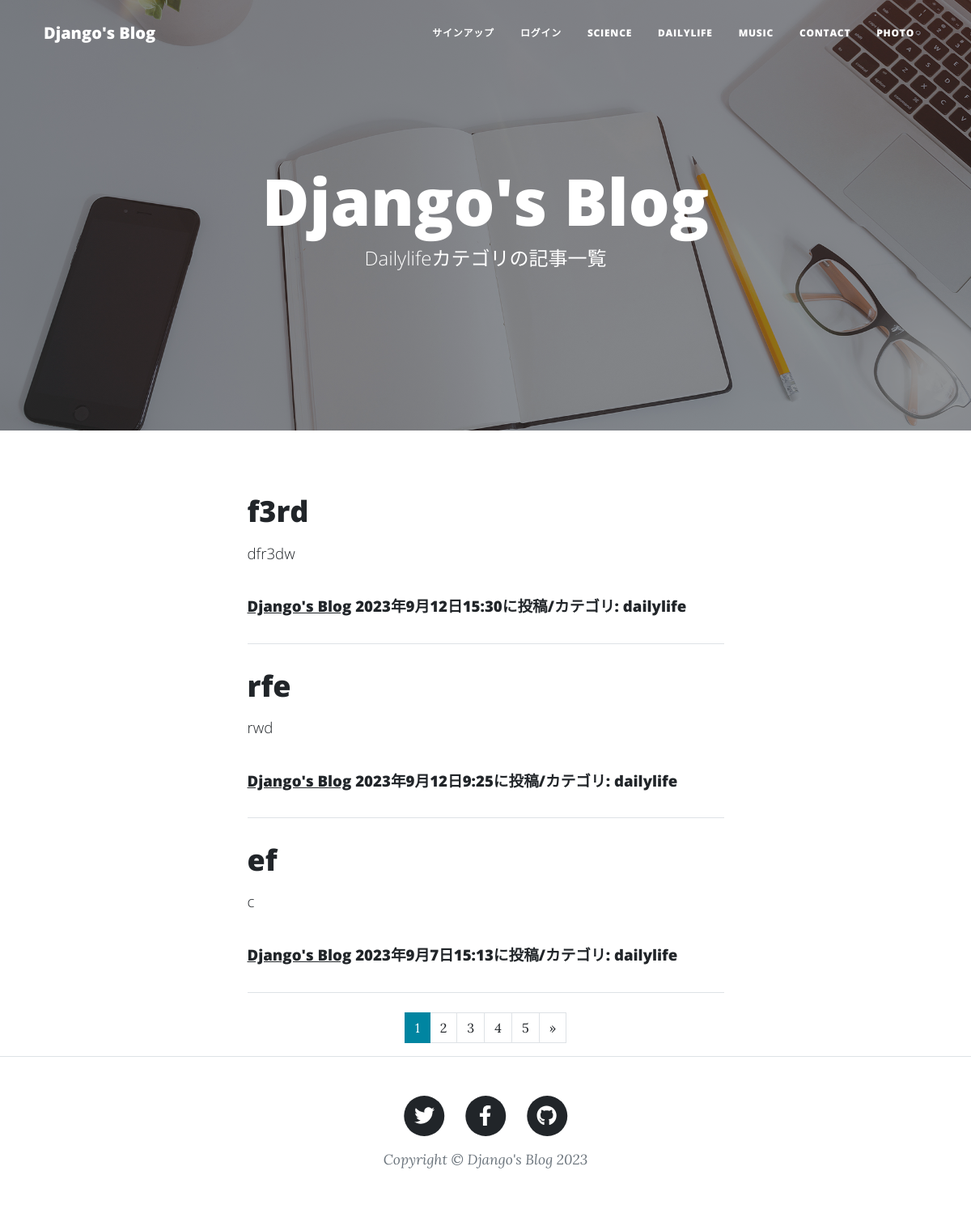
/dailylife-list/, run on the app's committed database.
### blogapp/models.py (models this page shows, shortened)
class BlogPost(models.Model):
    CATEGORY = (("science", "科学のこと"),
                ("dailylife", "日常のこと"),
                ("music", "音楽のこと"))
    user = models.ForeignKey(
        CustomUser,
        verbose_name='ユーザー',
        on_delete=models.CASCADE
        )
    title = models.CharField(
        verbose_name="タイトル",    #フィールドのタイトル
        max_length=200              #最大文字数は200
        )
    content = models.TextField(
        verbose_name="本文"         #フィールドのタイトル
        )
    posted_at = models.DateTimeField(
        verbose_name="投稿日時",    #フィールドのタイトル
        auto_now_add=True               #日時を自動追加
        )
    category = models.CharField(
        verbose_name="カテゴリ",    #フィールドのタイトル
        max_length=50,              #最大文字は50
        choices=CATEGORY            #categoryフィールドにはCATEGORyの要素のみを登録
        )

### blogapp/views.py (the view)
class DailylifeView(ListView):
    template_name ="dailylife_list.html"
    model = BlogPost
    context_object_name = "dailylife_records"
    queryset = BlogPost.objects.filter(
        category="dailylife").order_by("-posted_at")
    paginate_by = 3

### blogapp/templates/dailylife_list.html (shortened to what this page needs)
{% extends "base2.html" %}
{% load static %}
{% block header %}
<header class="masthead" style="background-image: url({% static "assets/img/home-bg.jpg" %})">
    <div class="container position-relative px-4 px-lg-5">
        <div class="row gx-4 gx-lg-5 justify-content-center">
            <div class="col-md-10 col-lg-8 col-xl-7">
                <div class="site-heading">
                    <h1>Django's Blog</h1>
                    <span class="subheading">Dailylifeカテゴリの記事一覧</span>
                </div>
            </div>
        </div>
    </div>
</header>
{% endblock %}
{% block contents %}
<div class="container px-4 px-lg-5">
    <div class="row gx-4 gx-lg-5 justify-content-center">
        <div class="col-md-10 col-lg-8 col-xl-7">
            {% for record in dailylife_records %}
            <div class="post-preview">
                <a href="{% url "blogapp:blog_detail" record.pk %}">
                    <h2 class="post-title">
                        {{record.title}}
                    </h2>
                    <h3 class="post-subtitle">
                        <span style="font-size : 14pt">
                            {{record.content|truncatechars:50}}
                        </span>
                    <h3/>
                </a>
                <p class="post-meta">
                <span style="font-size : 14pt">
                    <a href="#">Django's Blog</a>
                    {{record.posted_at}}に投稿/カテゴリ:
                    {{record.category}}
                </p>
            </div>
            <hr class="my-4" />
            {% endfor %}
            {% include "pagination.html" %}
        </div>
    </div>
</div>
{% endblock %}

### blogapp/templates/base2.html (shortened to what this page needs)
{% load static %}
<!DOCTYPE html>
<html lang="ja">
    <head>
        <link href={% static "css/styles.css" %} rel="stylesheet" />
    </head>
    <body>
        <nav class="navbar navbar-expand-lg navbar-light" id="mainNav">
            <div class="container px-3 px-lg-4">
                <a class="navbar-brand" href={% url 'blogapp:t-blog' %}>Django's Blog</a>
                <div class="collapse navbar-collapse" id="navbarResponsive">
                    <ul class="navbar-nav ms-auto py-4 py-lg-0">
                    {% if user.is_authenticated %}
                        <li class="nav-item">
                            <!--
                            ナビゲーションメニュー[HOME]のhrefの値を変更
                            -->
                            <a class="nav-link px-lg-3 py-3 py-lg-4"
                                href={% url "blogapp:blogmypage" %}>Mypage</a>
                        </li>
                        {% else %}
                        <li class="nav-item"><a class="nav-link px-lg-3 py-3 py-lg-4" href="{% url 'accounts:signup' %}">サインアップ</a></li>
                        <li class="nav-item"><a class="nav-link px-lg-3 py-3 py-lg-4" href="{% url 'accounts:login2' %}">ログイン</a></li>
                        {% endif %}
                        <li class="nav-item">
                            <a class="nav-link px-lg-3 py-3 py-lg-4" href={% url "blogapp:science_list" %}>SCIENCE</a>
                        </li>
                        <li class="nav-item">
                            <a class="nav-link px-lg-3 py-3 py-lg-4" href={% url "blogapp:dailylife_list" %}>DAILYLIFE</a>
                        </li>
                        <li class="nav-item">
                            <a class="nav-link px-lg-3 py-3 py-lg-4" href={% url "blogapp:music_list" %}>MUSIC</a>
                        <li class="nav-item">
                            <a class="nav-link px-lg-3 py-3 py-lg-4" href={% url "blogapp:contact" %}>CONTACT</a>
                        </li>
                        <li class="nav-item"><a class="nav-link px-lg-3 py-3 py-lg-4" href="{% url 'photo:index' %}">photo</a></li>
                    </ul>
                </div>
            </div>
        </nav>
        {% block header %}{% endblock %}
        {% block contents %}{% endblock %}
        <footer class="border-top">
            <div class="container px-4 px-lg-5">
                <div class="row gx-4 gx-lg-5 justify-content-center">
                    <div class="col-md-10 col-lg-8 col-xl-7">
                        <ul class="list-inline text-center">
                            <li class="list-inline-item">
                                <a href="https://twitter.com/">
                                    <span class="fa-stack fa-lg">
                                        <i class="fas fa-circle fa-stack-2x"></i>
                                        <i class="fab fa-twitter fa-stack-1x fa-inverse"></i>
                                    </span>
                                </a>
                            </li>
                            <li class="list-inline-item">
                                <a href="https://www.facebook.com/">
                                    <span class="fa-stack fa-lg">
                                        <i class="fas fa-circle fa-stack-2x"></i>
                                        <i class="fab fa-facebook-f fa-stack-1x fa-inverse"></i>
                                    </span>
                                </a>
                            </li>
                            <li class="list-inline-item">
                                <a href="https://github.co.jp/">
                                    <span class="fa-stack fa-lg">
                                        <i class="fas fa-circle fa-stack-2x"></i>
                                        <i class="fab fa-github fa-stack-1x fa-inverse"></i>
                                    </span>
                                </a>
                            </li>
                        </ul>
                        <div class="small text-center text-muted fst-italic">Copyright &copy; Django's Blog 2023</div>
                    </div>
                </div>
            </div>
        </footer>
    </body>
</html>

### blogapp/templates/pagination.html (shortened to what this page needs)
<ul class="pagination"
    style="justify-content:center">
    {% for num in page_obj.paginator.page_range %}
        {% if page_obj.number == num %}
        <li class="page-item active">
            <span class="page-link">{{ num }}</span>
        </li>
        {% else %}
        <li class="page-item">
            <a class="page-link" href="?page={{ num }}">{{ num }}</a>
        </li>
        {% endif %}
    {% endfor %}
    {% if page_obj.has_next %}
    <li class="page-item">
        <a class="page-link"
            href="?page={{ page_obj.next_page_number }}"
            aria-label="Next">
            <span aria-hidden="true">&raquo;</span>
        </a>
    </li>
    {% endif %}
</ul>

### data on the page
BlogPost: title "f3rd", content "dfr3dw", posted_at "2023年9月12日15:30", category "dailylife"
BlogPost: title "rfe", content "rwd", posted_at "2023年9月12日9:25", category "dailylife"
BlogPost: title "ef", content "c", posted_at "2023年9月7日15:13", category "dailylife"

### other printed values
{{ num }} "1"
{{ num }} "2" "3" "4" "5"
